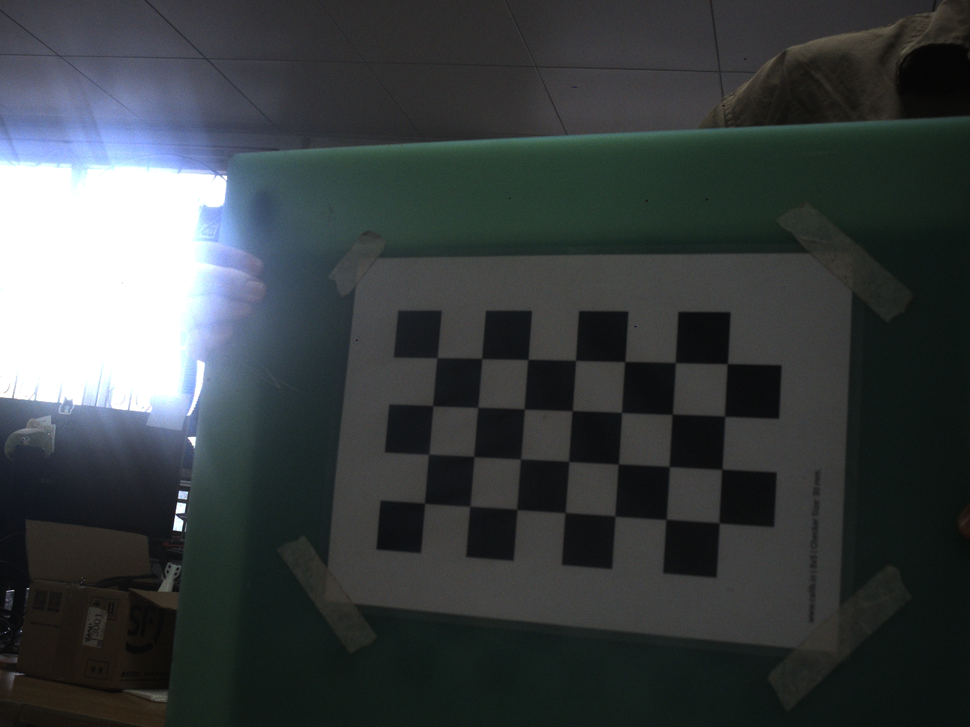
//> input picture calib_data/frame_00.png, 970 x 727 px, shrunk from 1440 x 1080 before the run; its folder holds only this picture in this run
$ ./calibrate_intrinsics   (built with g++ and OpenCV 4)
//> lines starting //> are read from the running program, lines starting //| are printed output that depends on the picture; after the words box and inside, x2 and y2 are one past the last pixel; in counts of white or black regions, pixels touching at a corner belong together
// 相机内参标定脚本（骨架）
//
// 功能：读取 calib_data/ 下的棋盘格图像，检测内角点，解算相机内参矩阵、
//       畸变系数与重投影误差，并把结果保存为 YAML（字段名与 config/camera.yaml
//       一致，方便后续填写）。
//
// 用法：
//   ./calibrate_intrinsics [图像目录] [输出yaml路径]
//   默认： ./calibrate_intrinsics calib_data tools/intrinsics_result.yaml
//
// 棋盘格约定（与 tools/checkerboard_a4.pdf 一致）：
//   9x6 内角点，方格边长 20 mm。如果你打印后实测边长不是 20mm，改下面的
//   kSquareSizeMm 常量（打印缩放会导致标称值失真，务必实测）。
//
// 编译后直接运行；若检测不到角点或标定结果异常，脚本会给出提示。

#include <algorithm>
#include <filesystem>
#include <iomanip>
#include <iostream>
#include <string>
#include <vector>

#include <opencv2/calib3d.hpp>
#include <opencv2/imgcodecs.hpp>
#include <opencv2/imgproc.hpp>

namespace
{

    constexpr int kPatternCols = 7; // 内角点列数（8×5 方格 → 7×4 内角点）
    constexpr int kPatternRows = 4; // 内角点行数（纵向格子数 - 1）
    // 方格实测边长（mm）。新标定板：8×5 方格，边长 28.5mm。
    // 注意：边长误差会 1:1 传递到位移尺度（深度），提交前用直尺量 4 格总宽复核
    // （应 ≈114mm）。
    constexpr double kSquareSizeMm = 28.5;

    // 收集目录下所有图像文件（按文件名排序）。
    std::vector<std::string> listImages(const std::filesystem::path &dir)
    {
        std::vector<std::string> files;
        if (!std::filesystem::exists(dir))
        {
            return files;
        }
        for (const auto &entry : std::filesystem::directory_iterator(dir))
        {
            const auto ext = entry.path().extension().string();
            if (ext == ".png" || ext == ".jpg" || ext == ".jpeg" || ext == ".bmp")
            {
                files.push_back(entry.path().string());
            }
        }
        std::sort(files.begin(), files.end());
        return files;
    }

} // namespace

int main(int argc, char **argv)
{
    const std::string image_dir = argc > 1 ? argv[1] : "calib_data";
    const std::string out_yaml = argc > 2 ? argv[2] : "tools/intrinsics_result.yaml";

    const std::vector<std::string> files = listImages(image_dir);
    if (files.empty())
    {
        std::cerr << "目录中没有图像: " << image_dir
                  << "\n先用 ./build/calib_capture 采集标定图像。\n";
        return 1;
    }
    std::cout << "共找到 " << files.size() << " 张图像\n";

    // 棋盘格内角点在"棋盘坐标系"下的三维坐标：z=0 平面，按方格边长排列。
    // 顺序与 findChessboardCorners 的输出一致（先逐行，从左到右）。
    std::vector<cv::Point3f> object_points;
    for (int row = 0; row < kPatternRows; ++row)
    {
        for (int col = 0; col < kPatternCols; ++col)
        {
            object_points.emplace_back(static_cast<float>(col * kSquareSizeMm),
                                       static_cast<float>(row * kSquareSizeMm),
                                       0.0F);
        }
    }

    std::vector<std::vector<cv::Point3f>> all_object_points;
    std::vector<std::vector<cv::Point2f>> all_image_points;
    std::vector<std::string> valid_files; // 与上两个数组一一对应，用于按文件名输出逐视图误差
    cv::Size image_size{};
    const cv::Size pattern_size(kPatternCols, kPatternRows);

    std::filesystem::create_directories("calib_debug");

    for (const std::string &file : files)
    {
        cv::Mat img = cv::imread(file);
//> img is the input picture: 727 rows x 970 cols, CV_8UC3; mean B, G, R 66, 64.6, 59.2
        if (img.empty())
        {
            std::cerr << "读取失败，跳过: " << file << "\n";
            continue;
        }
        image_size = img.size();
        cv::Mat gray;
        cv::cvtColor(img, gray, cv::COLOR_BGR2GRAY);
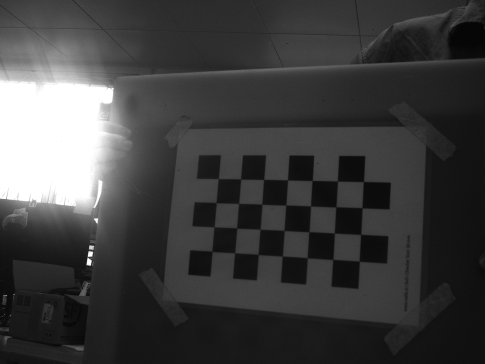
//> gray: 727 rows x 970 cols, CV_8UC1 (shown at 1/2 size); min 3, max 255, mean 63.1

        std::vector<cv::Point2f> corners;

        // ==================== TODO 1 ====================
        // 目标：在 gray 中检测棋盘格内角点，写入 corners。
        bool found = cv::findChessboardCorners(gray, pattern_size, corners, cv::CALIB_CB_ADAPTIVE_THRESH | cv::CALIB_CB_NORMALIZE_IMAGE);
//> corners = 28 Points (x, y), first 12: [437.3, 357.6], [481.5, 358.4], [527.8, 359.5], [575.5, 360.3], [624.8, 361.6], [675.5, 362.7], [727.4, 363.6], [432.8, 405.6], [477.6, 407.3], [524.5, 409.1], [572.4, 410.6], [621.5, 412.4]; found = true
        // ==========================================================

        if (!found)
        {
            std::cout << "[跳过] 未检测到角点: " << file << "\n";
            continue;
        }

        // ==================== TODO 2 ====================
        // 目标：把 corners 从像素级精度精化到亚像素级（显著影响标定质量）。
        // 在这里调用 cornerSubPix（对 corners 原地精化）：
        cv::cornerSubPix(gray, corners, cv::Size(11, 11), cv::Size(-1, -1), cv::TermCriteria(cv::TermCriteria::EPS + cv::TermCriteria::MAX_ITER, 30, 0.001));
//> corners = 28 Points (x, y), first 12: [437, 357.7], [481.7, 358.5], [527.9, 359.4], [575.5, 360.3], [624.8, 361.5], [675.3, 362.5], [727.3, 363.6], [432.7, 405.7], [477.8, 407.3], [524.3, 408.9], [572.2, 410.6], [621.6, 412.5]
        all_object_points.push_back(object_points);
        all_image_points.push_back(corners);
//> all_image_points = 1 point lists
        valid_files.push_back(file);
        // 保存带角点标记的调试图，便于人工核查检测质量。
        cv::Mat debug = img.clone();
        cv::drawChessboardCorners(debug, pattern_size, corners, found);
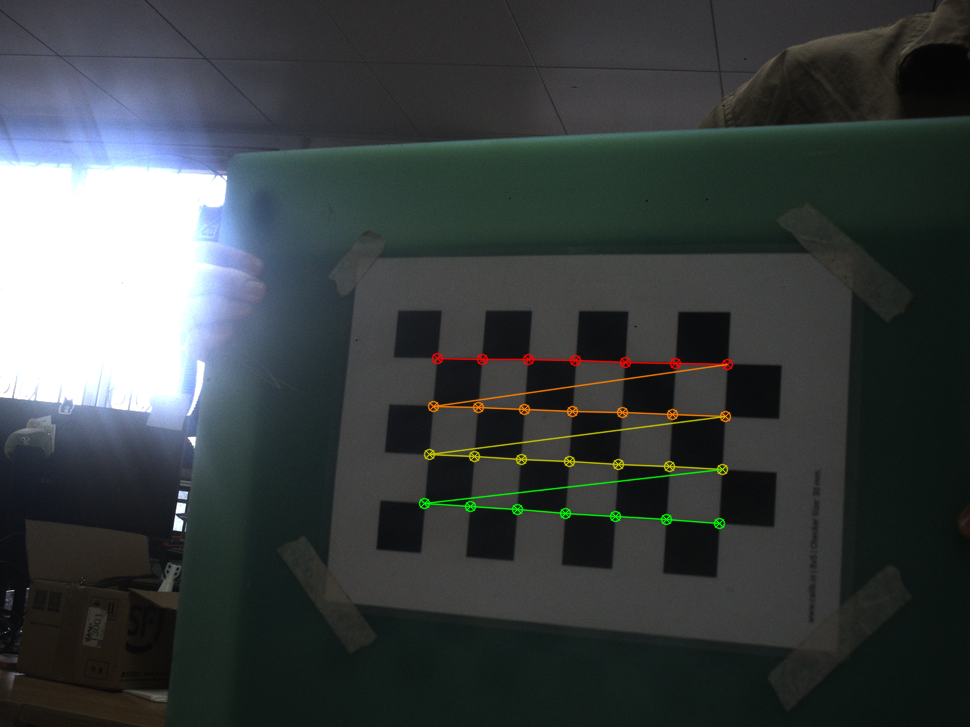
//> debug: 727 rows x 970 cols, CV_8UC3; 1.2% of pixels changed, all inside (x1, y1, x2, y2) = (418, 352, 734, 530)
        const std::filesystem::path debug_path =
            std::filesystem::path("calib_debug") /
            (std::filesystem::path(file).stem().string() + "_corners.png");
        cv::imwrite(debug_path.string(), debug);
        std::cout << "[成功] " << file << " -> " << debug_path.string() << "\n";
    }

    if (all_image_points.empty())
    {
        std::cerr << "\n没有任何图像检测到棋盘格角点。\n"
                  << "排查建议：\n"
                  << "  1) TODO 1 是否已完成（findChessboardCorners 调用）？\n"
                  << "  2) 棋盘格是否完整出现在画面中（四周留白）？\n"
                  << "  3) 图像是否太暗/过曝/模糊？\n"
                  << "  4) 内角点数量约定 (9x6) 是否与实际棋盘一致？\n";
        return 1;
    }

    // ==================== TODO 3 ====================
    // 目标：用所有视图的 3D-2D 对应点解算相机内参和畸变系数。
    // 声明输出变量并调用 calibrateCamera，把返回值赋给 rms：
    cv::Mat camera_matrix = cv::Mat::eye(3, 3, CV_64F);
    cv::Mat dist_coeffs = cv::Mat::zeros(1, 5, CV_64F);
    std::vector<cv::Mat> rvecs;
    std::vector<cv::Mat> tvecs;
    // 畸变模型选择：本批数据棋盘格始终位于画面中部（四角未覆盖），k2/k3 与切向畸变
    // 不可靠（自由估计会出现 k3≈-3.8 的过拟合值）。固定 k2=k3=0、切向为 0，
    // 仅估计一阶径向畸变 k1 —— 稳健且物理合理（对标 6mm 镜头）。
    constexpr int kDistortionFlags =
        cv::CALIB_FIX_K2 | cv::CALIB_FIX_K3 | cv::CALIB_ZERO_TANGENT_DIST;
    double rms = cv::calibrateCamera(all_object_points, all_image_points, image_size,
                                     camera_matrix, dist_coeffs, rvecs, tvecs,
                                     kDistortionFlags);
//> camera_matrix = [[973.2, 0, 542.5], [0, 985.5, 425.5], [0, 0, 1]]; dist_coeffs = [-0.0548, 0, 0, 0, 0]; rms = 0.0979
    // ==========================================================

    if (rms < 0.0)
    {
        std::cerr << "\nTODO 3 未完成：请调用 cv::calibrateCamera 并给 rms 赋值。\n";
        return 1;
    }

    // ---------------- 以下由框架提供：结果打印与保存 ----------------
    std::cout << "\n===== 标定结果 =====\n"
              << "图像尺寸: " << image_size.width << "x" << image_size.height << "\n"
              << "有效视图: " << all_image_points.size() << " / " << files.size() << "\n"
              << std::fixed << std::setprecision(6)
              << "内参矩阵 K:\n"
              << camera_matrix << "\n"
              << "畸变系数 [k1 k2 p1 p2 k3]:\n"
              << dist_coeffs << "\n"
              << std::setprecision(4) << "RMS 重投影误差: " << rms << " px\n";
//| ===== 标定结果 =====
//| 图像尺寸: 970x727
//| 有效视图: 1 / 1
//| 内参矩阵 K:
//| [973.1997791182422, 0, 542.4841298950707;
//|  0, 985.5058506309985, 425.5203019729332;
//> (the first 6 of 10 printed lines)

    if (rms > 1.0)
    {
        std::cout << "\n[提醒] RMS 偏大（> 1px）。常见原因：角点检测不准、\n"
                  << "运动模糊、棋盘格不平整、方格边长填错。建议重拍。\n";
    }
    else if (rms <= 0.5)
    {
        std::cout << "\n[评价] RMS < 0.5px，标定质量良好。\n";
    }

    // 逐视图重投影误差：定位是哪几张图在拖后腿（个别视图误差明显偏大时应重拍该位姿）。
    std::cout << "\n逐视图重投影误差:\n";
    for (std::size_t i = 0; i < all_image_points.size(); ++i)
    {
        std::vector<cv::Point2f> projected;
        cv::projectPoints(all_object_points[i], rvecs[i], tvecs[i],
                          camera_matrix, dist_coeffs, projected);
        double err_sum = 0.0;
        double err_max = 0.0;
        for (std::size_t j = 0; j < projected.size(); ++j)
        {
            const double err = cv::norm(projected[j] - all_image_points[i][j]);
            err_sum += err;
            if (err > err_max)
            {
                err_max = err;
            }
        }
        std::cout << "  " << valid_files[i] << ": 平均 " << std::setprecision(3)
                  << err_sum / static_cast<double>(projected.size())
                  << " px, 最大 " << err_max << " px\n";
    }
//> this loop made 1 pass
//> (err_sum, err_max) on pass 1: (3.94, 0.291)
//> (printed output is left out)

    cv::FileStorage fs(out_yaml, cv::FileStorage::WRITE);
    if (!fs.isOpened())
    {
        std::cerr << "无法写入: " << out_yaml << "\n";
        return 1;
    }
    fs << "image_width" << image_size.width;
    fs << "image_height" << image_size.height;
    fs << "camera_matrix" << camera_matrix;
    fs << "distortion_coefficients" << dist_coeffs;
    fs << "mean_reprojection_error_px" << rms;
    fs.release();
    std::cout << "已保存: " << out_yaml << "\n"
              << "下一步：把结果填入 config/camera.yaml（外参标定后再填旋转/平移）。\n";
    return 0;
}

$ run again, on calib_data/frame_04.png
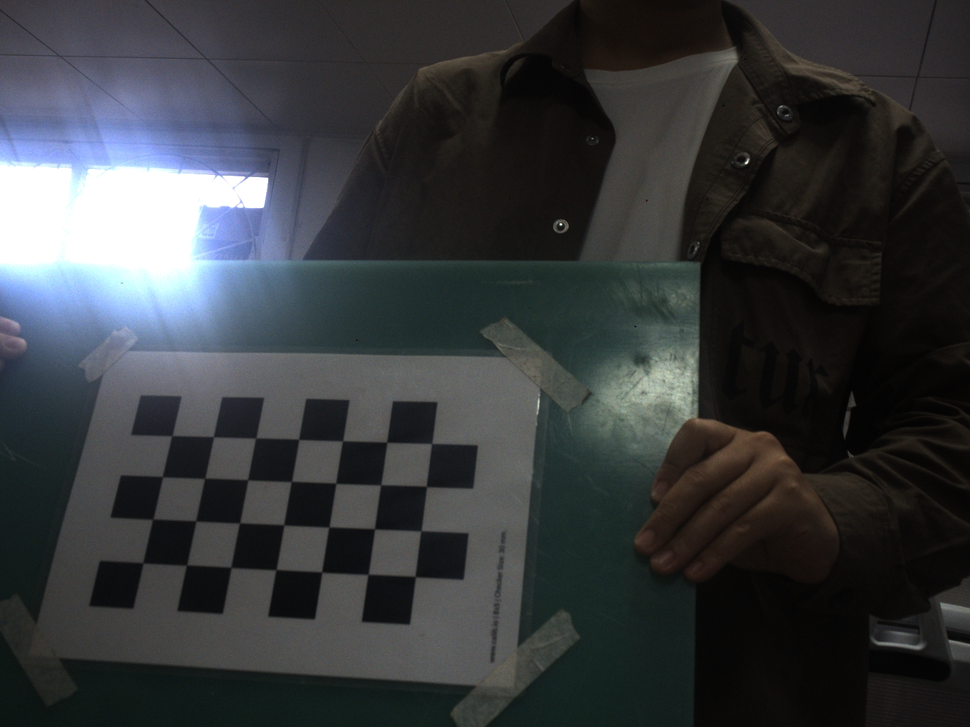
//> input picture calib_data/frame_04.png, 970 x 727 px, shrunk from 1440 x 1080 before the run
//> img is the input picture: 727 rows x 970 cols, CV_8UC3; mean B, G, R 60, 57.7, 54.9
//> `cv::cvtColor(img, gray, cv::COLOR_BGR2GRAY);`:
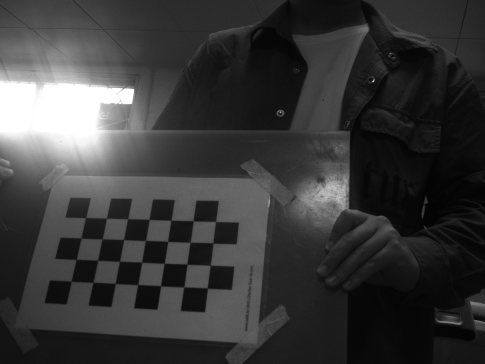
//> gray: 727 rows x 970 cols, CV_8UC1 (shown at 1/2 size); min 2, max 255, mean 57.1
//> `bool found = cv::findChessboardCorners(gray, pattern_size, corners, cv..`: corners = 28 Points (x, y), first 12: [172.1, 435.6], [213.4, 436.6], [255.7, 438.1], [298.6, 439.4], [342.6, 440.9], [386.6, 442.2], [431.7, 443.4], [162.4, 476.6], [204.7, 478.3], [247.6, 479.8], [291.2, 481.5], [335.8, 483.2]; found = true
//> `cv::cornerSubPix(gray, corners, cv::Size(11, 11), cv::Size(-1, -1), cv..`: corners = 28 Points (x, y), first 12: [172, 435.6], [213.4, 436.7], [255.7, 438.1], [298.7, 439.3], [342.6, 440.8], [386.7, 442.2], [431.7, 443.4], [162.4, 476.7], [204.8, 478.2], [247.6, 479.8], [291.4, 481.4], [335.7, 483.3]
//> all_image_points = 1 point lists
//> `cv::drawChessboardCorners(debug, pattern_size, corners, found);`:
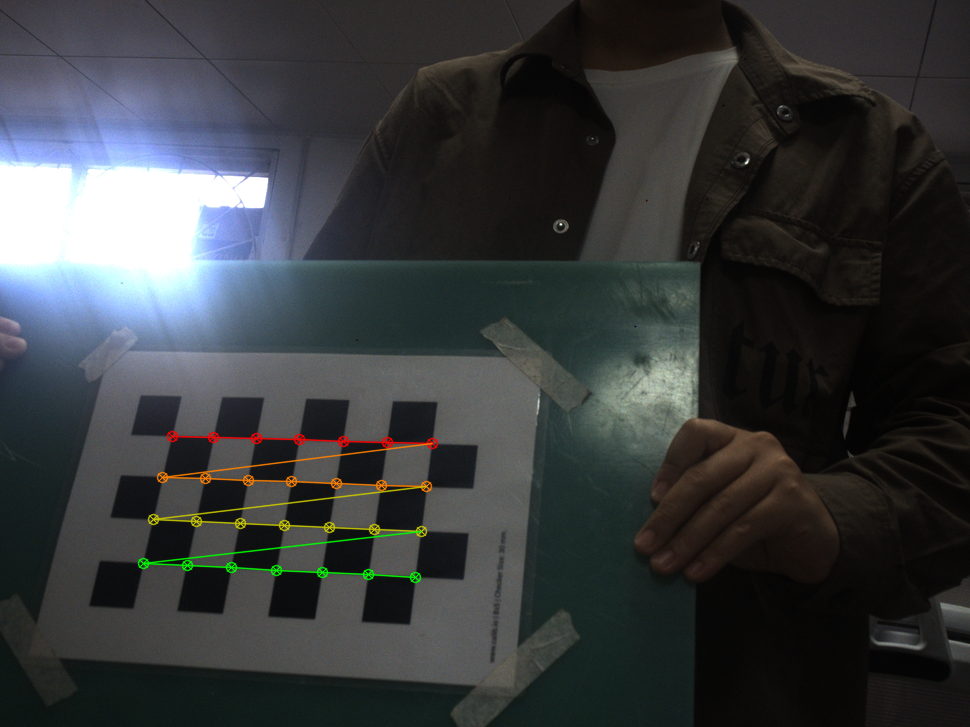
//> debug: 727 rows x 970 cols, CV_8UC3; 1.12% of pixels changed, all inside (x1, y1, x2, y2) = (137, 430, 439, 584)
//> camera_matrix = [[983.9, 0, 537.1], [0, 974.1, 462.2], [0, 0, 1]]; dist_coeffs = [-0.0537, 0, 0, 0, 0]; rms = 0.235
//| ===== 标定结果 =====
//| 图像尺寸: 970x727
//| 有效视图: 1 / 1
//| 内参矩阵 K:
//| [983.8940544614292, 0, 537.0744162639053;
//|  0, 974.0683832774267, 462.2417319207857;
//> (the first 6 of 10 printed lines)
//> the loop `for (std::size_t i = 0; i < all_image_points.size(); ++i)` made 1 pass
//> (err_sum, err_max) on pass 1: (2.9, 0.261)
//> (printed output is left out)

$ run again, on calib_data/frame_05.png
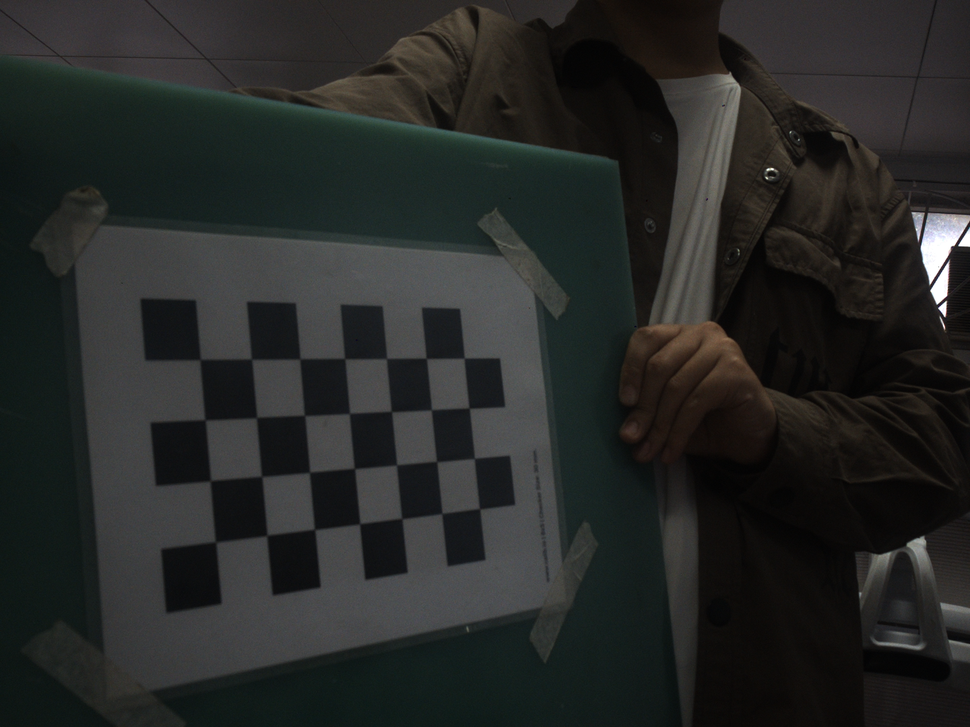
//> input picture calib_data/frame_05.png, 970 x 727 px, shrunk from 1440 x 1080 before the run
//> img is the input picture: 727 rows x 970 cols, CV_8UC3; mean B, G, R 38.6, 40, 38.3
//> `bool found = cv::findChessboardCorners(gray, pattern_size, corners, cv..`: corners = 28 Points (x, y), first 12: [200.4, 359.5], [251.3, 359.1], [300, 359.1], [344.6, 358.6], [386.5, 358.5], [426.1, 358.3], [464.3, 358.1], [204.9, 419.6], [256.2, 418], [304.5, 415.4], [349.4, 413.6], [391, 411.1]; found = true
//> `cv::cornerSubPix(gray, corners, cv::Size(11, 11), cv::Size(-1, -1), cv..`: corners = 28 Points (x, y), first 12: [200.2, 359.6], [251.5, 359.2], [299.9, 358.9], [344.7, 358.6], [386.5, 358.6], [426.3, 358.3], [464.2, 358.1], [205.1, 419.9], [256.6, 417.5], [304.5, 415.4], [349.4, 413.4], [391.4, 411.5]
//> all_image_points = 1 point lists
//> `cv::drawChessboardCorners(debug, pattern_size, corners, found);`:
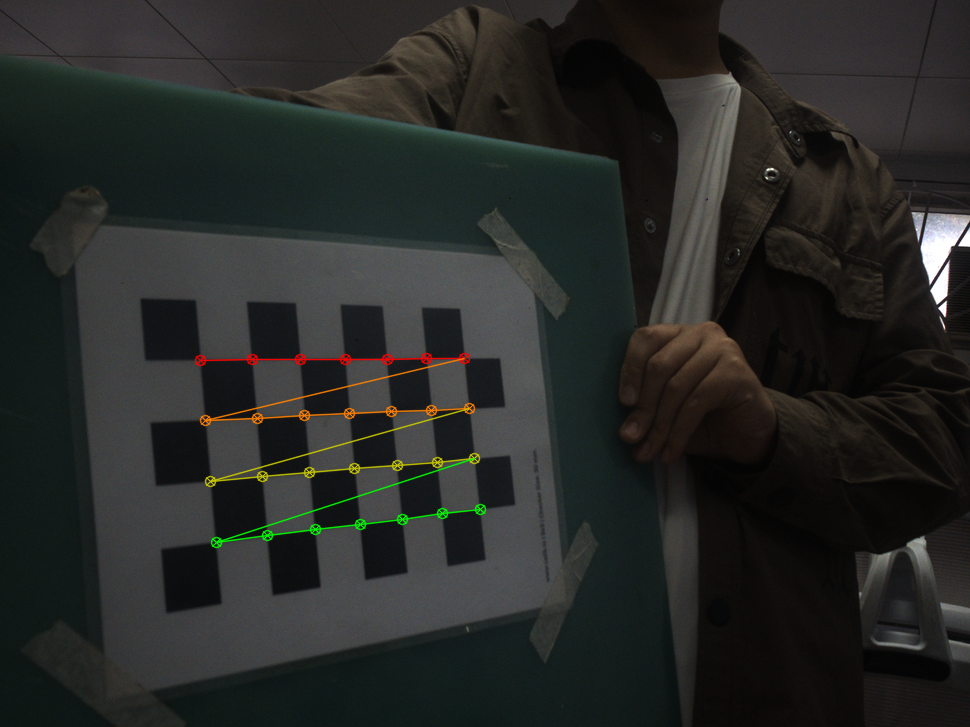
//> debug: 727 rows x 970 cols, CV_8UC3; 1.11% of pixels changed, all inside (x1, y1, x2, y2) = (194, 352, 487, 549)
//> camera_matrix = [[1480.4, 0, 587.3], [0, 1376.9, 326], [0, 0, 1]]; dist_coeffs = [-0.0504, 0, 0, 0, 0]; rms = 0.206
//| ===== 标定结果 =====
//| 图像尺寸: 970x727
//| 有效视图: 1 / 1
//| 内参矩阵 K:
//| [1480.372862296844, 0, 587.2888164455065;
//|  0, 1376.946375959345, 326.0003642165918;
//> (the first 6 of 10 printed lines)
//> the loop `for (std::size_t i = 0; i < all_image_points.size(); ++i)` made 1 pass
//> (err_sum, err_max) on pass 1: (16.7, 1.09)
//> (printed output is left out)
